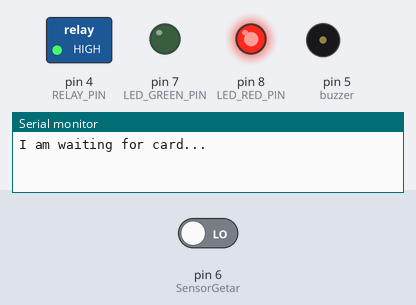
Simulated run of this sketch. Board: Arduino Uno, built with avr-gcc and run on an emulated ATmega328P. Parts: switched loads named in the sketch (green lamp = pin HIGH), output pins drawn as LEDs (lit = HIGH), buzzer (waves = sounding), the last lines printed to the serial monitor. Dashed ring = blinking. The test bench sets the inputs (shaded band); at power-on: pin 6 (SensorGetar) LOW. The local clock reads 2024-03-15 10:24:30 at power-on unless the sketch sets it; the modem accepts every AT command (registered, SIM ready, sends succeed) and sends nothing else; pins used as bus, display or sensor lines are not drawn.

Above: at 0.1 s.
At 4.2 s:
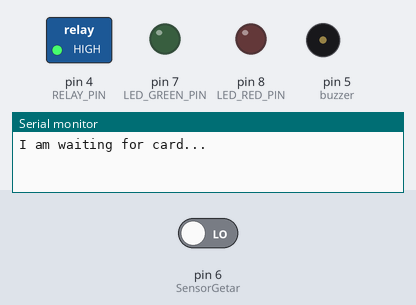
4.3 s: pin 6 (SensorGetar) driven HIGH
At 5.0 s:
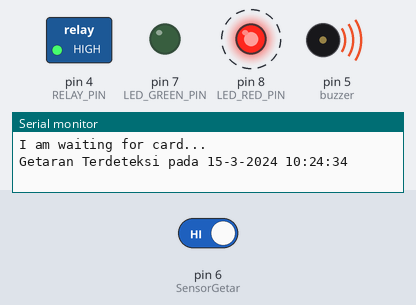
Timing chart, 0 to 13.3 s (numbered marks = the images above; inputs shaded):
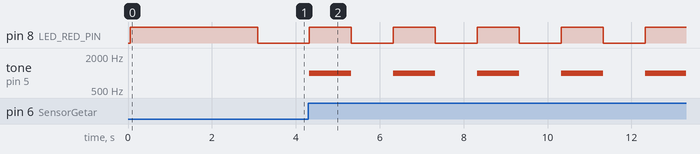

Measured:
- after the input at 4.3 s, pin 8 (LED_RED_PIN): alternates HIGH for 1.0 s and LOW for 1.0 s, starting at once; tone on pin 5 (buzzer): alternates 1000 Hz for 1.0 s and silent for 1.0 s, starting at once

The sketch:

TrialSmartLock_Monitoring.ino
```cpp
// #include <TelegramBot.h>
// #include <TelegramKeyboard.h>

#include <SPI.h>
#include <MFRC522.h>
#include <RTClib.h>
#include <Wire.h>
#include <SoftwareSerial.h>
// #include <UniversalTelegramBot.h>

#define SS_PIN 10
#define RST_PIN 9
#define TX_PIN 3
#define RX_PIN 2
#define SensorGetar 6
#define buzzer 5
#define RELAY_PIN 4
#define LED_RED_PIN 8
#define LED_GREEN_PIN 7
const String BotToken = "";
const String Chat_Id = "";

SoftwareSerial sim(RX_PIN, TX_PIN);
// UniversalTelegramBot bot(BotToken,sim);
int x;
String waktu;
String kartu1 = "RFID Tag";
String kartu2 = "RFID Card ";

RTC_DS3231 rtc;

MFRC522 rfid(SS_PIN, RST_PIN);
MFRC522::MIFARE_Key key;
bool accessGranted = false; // Variabel flag untuk mengontrol akses
bool isVibrationDetected = false;

void setup()
{
  Serial.begin(9600);
  sim.begin(9600);
  SPI.begin();
  rfid.PCD_Init();
  pinMode(SensorGetar, INPUT);
  pinMode(LED_GREEN_PIN, OUTPUT);
  pinMode(LED_RED_PIN, OUTPUT);
  pinMode(RELAY_PIN, OUTPUT);

  Serial.println("I am waiting for card...");

  digitalWrite(LED_RED_PIN, HIGH);
  digitalWrite(RELAY_PIN, HIGH);

  if (!rtc.begin())
  {
    Serial.println("Tidak menemukan modul RTC");
    while (1);
  }
  if (rtc.lostPower())
  {
    Serial.println("Modul RTC kehabisan daya, mohon diisi ulang");
    rtc.adjust(DateTime(F(__DATE__), F(__TIME__)));
  }

  delay(1000);
  sendATCommand("AT","OK");
  sendATCommand("ATEO","OK");
  sendATCommand("AT+CMGF=1","OK");
  sendATCommand("AT+CNMI=2,2,0,0,0","OK");
}

void loop()
{
  int statusSensorGetar = digitalRead(SensorGetar);
  if (statusSensorGetar == HIGH)
  {
    isVibrationDetected = true;
    Serial.print("Getaran Terdeteksi pada ");
    getTime();
    for (int i = 0; i <= 4; i++)
    {
      digitalWrite(LED_RED_PIN, HIGH);
      tone(buzzer,1000);

      delay(1000);
      digitalWrite(LED_RED_PIN, LOW);
      noTone(buzzer);
      delay(1000);
    }
    return;
  }
  else
  {
    isVibrationDetected = false;
    digitalWrite(buzzer, LOW);
    digitalWrite(LED_RED_PIN, LOW);
    // return;
  }
  if (!rfid.PICC_IsNewCardPresent() || !rfid.PICC_ReadCardSerial())
    return;

  Serial.print(F("PICC type: "));
  MFRC522::PICC_Type piccType = rfid.PICC_GetType(rfid.uid.sak);
  Serial.println(rfid.PICC_GetTypeName(piccType));
  // Check is the PICC of Classic MIFARE type
  if (piccType != MFRC522::PICC_TYPE_MIFARE_MINI && piccType != MFRC522::PICC_TYPE_MIFARE_1K && piccType != MFRC522::PICC_TYPE_MIFARE_4K)
  {
    Serial.println(F("Your tag is not of type MIFARE Classic."));
    return;
  }
  String strID = "";
  for (byte i = 0; i < 4; i++)
  {
    strID +=
        (rfid.uid.uidByte[i] < 0x10 ? "0" : "") + String(rfid.uid.uidByte[i], HEX) + (i != 3 ? ":" : "");
  }
  strID.toUpperCase();
  Serial.print("Tap card key: ");
  Serial.println(strID);
  if (strID.indexOf("B7:31:60:99") >= 0)
  {
    delay(2000);
    unlock();
    accessGranted = true;
    x = 0;
    // return;
  }
  else if (strID.indexOf("BA:78:6A:97") >= 0)
  {
    delay(2000);
    unlock();
    // Serial.print("dengan ");
    // Serial.println(kartu2);
    accessGranted = true;
    x = 0;
    // return;
  }
  else
  {
    // Kartu tidak diotorisasi
    delay(2000);
    accessGranted;
    Serial.println("Access denied");
    digitalWrite(LED_RED_PIN, HIGH);
    delay(5000);
    digitalWrite(LED_RED_PIN, LOW);
    return;
  }
}

void unlock()
{
  Serial.print("Pintu diakses dengan ");
  Serial.print(kartu2);
  Serial.print("pada ");
  getTime();
  tone(buzzer, 2000);
  delay(1000);
  noTone(buzzer);
  digitalWrite(LED_GREEN_PIN, HIGH);
  digitalWrite(LED_RED_PIN, LOW);
  digitalWrite(RELAY_PIN, LOW);
  delay(5000);
  digitalWrite(LED_GREEN_PIN, LOW);
  digitalWrite(LED_RED_PIN, HIGH);
  digitalWrite(RELAY_PIN, HIGH);
}

void getTime()
{
  // waktu = "";
  DateTime now = rtc.now();

  Serial.print(now.day(), DEC);
  Serial.print('-');
  Serial.print(now.month(), DEC);
  Serial.print('-');
  Serial.print(now.year(), DEC);
  Serial.print(" ");
  Serial.print(now.hour(), DEC);
  Serial.print(':');
  Serial.print(now.minute(), DEC);
  Serial.print(':');
  Serial.print(now.second(), DEC);
  Serial.println();
  // delay (1000);
}

// void alarm() {
//   for (int i = 0; i <= 3; i++) {
//     digitalWrite(LED_RED_PIN, HIGH);
//     Serial.println("Getaran terdeteksi");
//     delay(1000);
//     digitalWrite(LED_RED_PIN, LOW);
//   }
// }

void kirimPesan(String pesan)
{
  String url =  "https://api.telegram.org/bot" + BotToken + "/sendMessage?chat_id=" + Chat_Id + "&text=" + pesan;

  sendATCommand("AT+HTTPINIT","OK");
  sendATCommand("AT+HTTPPARA=\"CID\",1","OK");
  sendATCommand("AT+HTTPPARA=\"URL\",\""+url+"\"","OK");
  sendATCommand("AT+HTTPACTION=0","OK");
  sendATCommand("AT+HTTPTERM","OK");
}

void sendATCommand(String command, String expectedResponse)
{
  sim.println(command);
  delay(500);

  while (sim.available() > 0)
  {
    String response = sim.readStringUntil('\n');
    if (response.indexOf(expectedResponse) != -1)
    {
      break;
    }
  }
}
```
